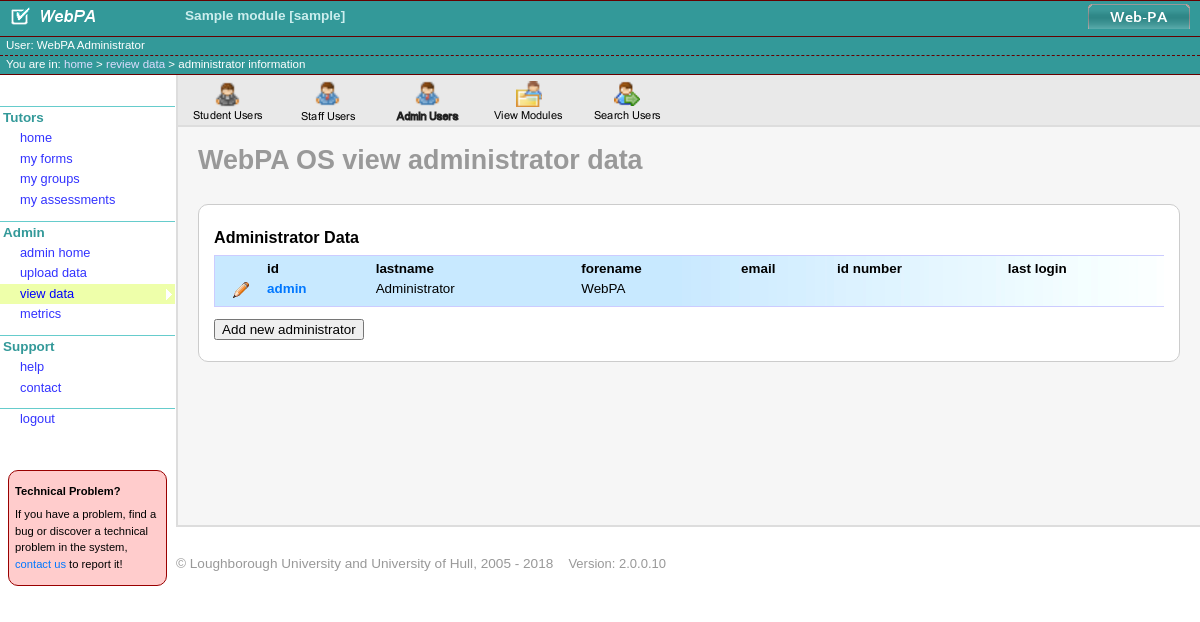
The page /admin/review/admin/index.php (signed in) on the database its author committed.
### tables this page shows
CREATE TABLE pa2_user (
  user_id int(10) unsigned NOT NULL AUTO_INCREMENT,
  source_id varchar(255) NOT NULL DEFAULT '',
  username varchar(255) NOT NULL,
  `password` varchar(45) NOT NULL,
  id_number varchar(255) DEFAULT NULL,
  department_id varchar(255) DEFAULT NULL,
  forename varchar(255) NOT NULL,
  lastname varchar(255) NOT NULL,
  email varchar(255) DEFAULT NULL,
  admin tinyint(1) NOT NULL DEFAULT '0',
  disabled tinyint(1) NOT NULL DEFAULT '0',
  date_last_login datetime DEFAULT NULL,
  last_module_id int(10) DEFAULT NULL,
  PRIMARY KEY (user_id)
);

CREATE TABLE pa2_module (
  module_id int(10) unsigned NOT NULL AUTO_INCREMENT,
  source_id varchar(255) NOT NULL DEFAULT '',
  module_code varchar(255) NOT NULL,
  module_title varchar(255) NOT NULL,
  PRIMARY KEY (module_id)
);

### admin/review/all.php (the view, shortened to what the rows shown need)
<?php
if ($type == 'module') {
  if (check_user($_user, APP__USER_TYPE_ADMIN)) {
    $query = 'SELECT module_id, module_code, module_title FROM '. APP__DB_TABLE_PREFIX . "module WHERE source_id = '{$_source_id}'";
  }
} else if ($type == APP__USER_TYPE_ADMIN) {
  if (check_user($_user, APP__USER_TYPE_ADMIN)) {
    $query = 'SELECT u.user_id, u.source_id, u.username AS id, u.lastname, u.forename, u.email, u.id_number AS `id number`, u.date_last_login AS `last login` FROM ' .
             APP__DB_TABLE_PREFIX . 'user u ' .
             "WHERE (u.admin = 1) " .
             'ORDER BY u.lastname, u.forename, u.source_id, u.username';
  }
} else if (check_user($_user, APP__USER_TYPE_TUTOR)) {
  $_module_id = fetch_SESSION('_module_id', null);
  $query = 'SELECT u.user_id, u.source_id, u.username AS id, u.lastname, u.forename, u.email, u.id_number AS `id number`, u.date_last_login AS `last login` FROM ' .
           APP__DB_TABLE_PREFIX . 'user u INNER JOIN ' . APP__DB_TABLE_PREFIX . 'user_module um ON u.user_id = um.user_id ' .
           "WHERE (um.module_id = {$_module_id}) AND (um.user_type = '{$type}') " .
           'ORDER BY u.lastname, u.forename, u.source_id, u.username';
}
if (!isset($query)) {
  echo ' <p>You need to be logged into the system to see this information.</p>';
} else {
  $rs = $DB->fetch($query);
  echo '<h2>' . $rstitle . '</h2>';
  echo '<div class="obj">';
  echo '<table class="obj" cellpadding="2" cellspacing="2">';
  for ($recordcounter = 0; $recordcounter < count($rs); $recordcounter++) {
    if ($recordcounter == 0) {
      echo '<tr>';
      foreach ($rs[$recordcounter] as $field_name => $field_value){
        if ($field_name == 'source_id') {
        } else if (($field_name != 'user_id') && ($field_name != 'module_id')) {
          echo "<th>{$field_name}</th>";
        } else if (($type == 'module') || !$_source_id) {
          echo "<th class=\"icon\">&nbsp;</th>";
        }
      }
      echo "</tr>\n";
    }
    if (($type != 'module') && ($rs[$recordcounter]['source_id'] != $_user_source_id)) {
      $style = ' style="background-color: #c0c0c0;"';
    } else {
      $style = '';
    }
    echo "<tr{$style}>";
    $uid = '';
    foreach ($rs[$recordcounter] as $field_name => $field_value){
      if (($field_name == 'id') && ($type != 'module')) {
        $field_value = "<a href=\"../log.php?u={$uid}\" title=\"View activity log\">{$field_value}</a>";
      }
      if ($field_name == 'source_id') {
        $source_id = $field_value;
      } else if ($field_name == 'user_id') {
        $uid = $field_value;
        if (!$_source_id) {
          echo '<td class="icon">';
          echo '<a href="../../edit/index.php?u=' .$field_value . '&amp;t=' . $type . '">';
          echo '<img src="../../../images/buttons/edit.gif" width="16" height="16" alt="Edit user" title="Edit user" /></a>';
          echo '</td>';
        }
      } else if (strlen($field_value) <= 0) {
        echo "<td class=\"obj_info_text\">&nbsp;</td>";
      } else if (($field_name == 'id') && $style) {
        echo "<td class=\"obj_info_text\"><span title=\"{$source_id}\">{$field_value}</span></td>";
      } else if ($field_name == 'email') {
        echo "<td class=\"obj_info_text\"><a href=\"mailto:'{$field_value}\">{$field_value}</a></td>";
      } else {
        echo "<td class=\"obj_info_text\">{$field_value}</td>";
      }
    }
    echo "</tr>\n";
  }
  echo '</table>';
  echo '</div>';
}

### includes/classes/class_ui.php (shortened to what the rows shown need)
<?php
class UI {
  public $page_title = '';
  public $breadcrumbs = null;
  private $_user = null;
  function UI( $_user = null) {
    $this->_user =& $_user;
  }
  function head () {
?>
<!DOCTYPE html PUBLIC "-//W3C//DTD XHTML 1.0 Transitional//EN"
 "http://www.w3.org/TR/xhtml1/DTD/xhtml1-transitional.dtd">
<html lang="en" xml:lang="en" xmlns="http://www.w3.org/1999/xhtml">
<head>
  <link href="<?php echo(APP__WWW) ?>/css/webpa.css" media="screen" rel="stylesheet" type="text/css" />
  <link href="<?php echo(APP__WWW) ?>/css/webpa_print.css" media="print" rel="stylesheet" type="text/css" />
<?php
  }
  function body($extra_attributes = '') {
    echo("\n</head>\n<body $extra_attributes>\n\n");
  }
  function header() {
    global $_module, $BRANDING;
    ?>
  <div id="header">
<?php
    if (!isset($_SESSION['_no_header'])) {
?>
    <div id="app_bar">
      <table cellpadding="0" cellspacing="0" width="100%">
      <tr>
        <td width="175"><div id="title_logo"><a href=""><img src="<?php echo APP__WWW; ?>/images/tool/appbar_webpa_logo.png" alt="<?php echo APP__NAME; ?>" /></a></div></td>
<?php
      if (isset($_module)) {
        echo "<td>{$_module['module_title']} [{$_module['module_code']}]</td>";
      } else {
        echo('<td>&nbsp;</td>');
      }
      echo '<td align="right">';
      if (isset($BRANDING['logo']) && !empty($BRANDING['logo'])) {
        echo '<div id="inst_logo"><img src="' . $BRANDING['logo'] . '"';
        echo ' /></div>';
      } else {
        echo '&nbsp;';
      }
      echo '</td>';
?>
      </tr>
      </table>
    </div>
    <div id="module_bar">
<?php
      if ($this->_user) {
        echo("<td>User: {$this->_user->forename} {$this->_user->lastname}</td>");
      } else {
        echo('<td>&nbsp;</td>');
      }
?>
    </div>
<?php
    }
?>
    <div id="breadcrumb_bar">
      You are in:
<?php
    if (is_array($this->breadcrumbs)) {
      $num_crumbs = count($this->breadcrumbs);
      foreach( $this->breadcrumbs as $k => $v ) {
        --$num_crumbs;
        if (!is_null($v)) {
          echo("<a class=\"breadcrumb\" href=\"$v\">$k</a>");
          if ($num_crumbs>0) { echo(' &gt; '); }
        } else { echo($k); }
      }
    }
?>
    </div>
  </div>
<?php
  }
      ?>
<?php
  function content_start() {
    echo('<div id="main">');
    echo('<div id="content">');
    if ($this->page_title) { echo("<h1>{$this->page_title}</h1>\n\n"); }
  }
  function content_end($render_menu = true, $render_header = true, $render_footer = true) {
?>
  </div>
</div>
<?php
    if ($render_header) {
      $this->header();
    }
?>
</body>
</html>
<?php
  }
}
?>

### rows shown on the page
pa2_user: field_name "id", field_name "lastname", field_name "forename", field_name "email", field_name "id number", field_name "last login", username "admin", lastname "Administrator", forename "WebPA"
pa2_module: module_title "Sample module", module_code "sample"

### other values the page prints
$this->page_title "WebPA OS view administrator data"
$rstitle "Administrator Data"
$menu_section "Tutors"
$menu_name "home"
$menu_name "my forms"
$menu_name "my groups"
$menu_name "my assessments"
$menu_section "Admin"
$menu_name "admin home"
$menu_name "upload data"
$menu_name "view data"
$menu_name "metrics"
$menu_section "Support"
$menu_name "help"
$menu_name "contact"
